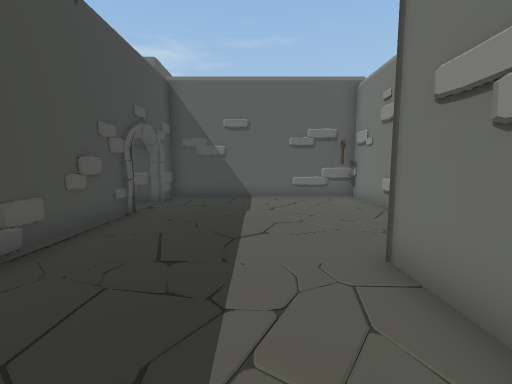
[1] (above)

14 first-person views from a walk through a Unity game level. The camera is 1.4 m above the floor, tilts 6° down and sees 90° across. Doors are open. The floor is counted in squares, 1 m on a side. Each view is taken from the middle of a square. On the plan, view 1 faces up. The plan holds only what a view shows up to about 13 squares ahead; the rest is blank. The place goes on beyond the plan. The player character is not drawn.

[2]
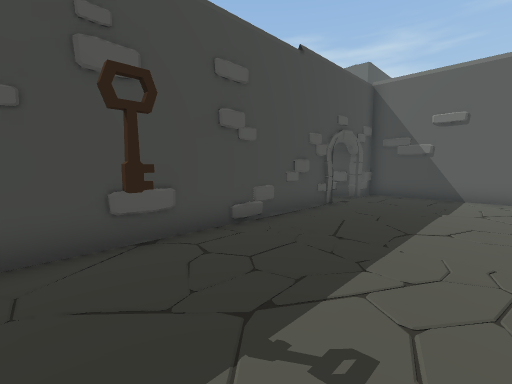

[3]
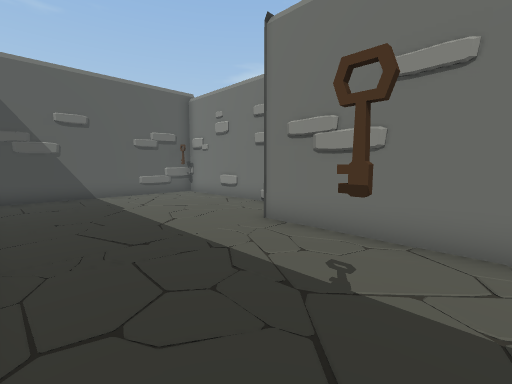

[4]
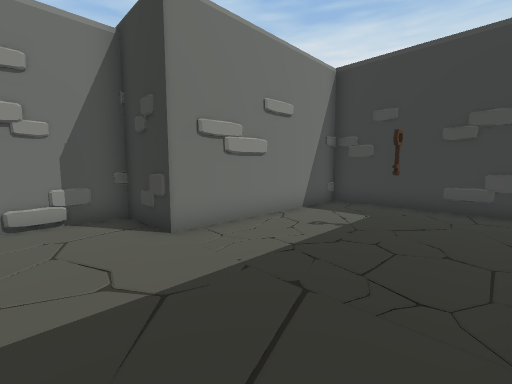

[5]
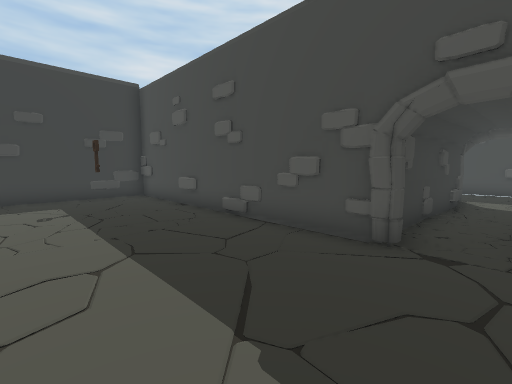

[6]
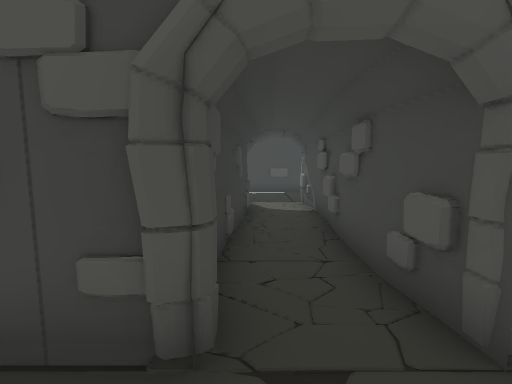

[7]
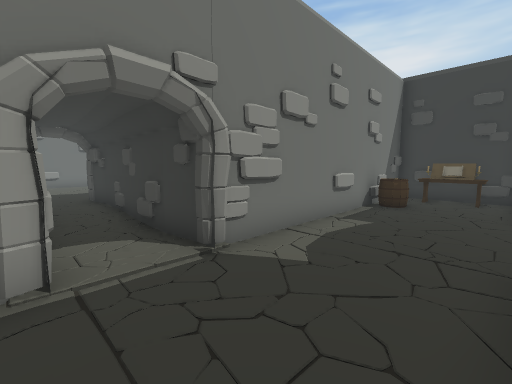

[8]
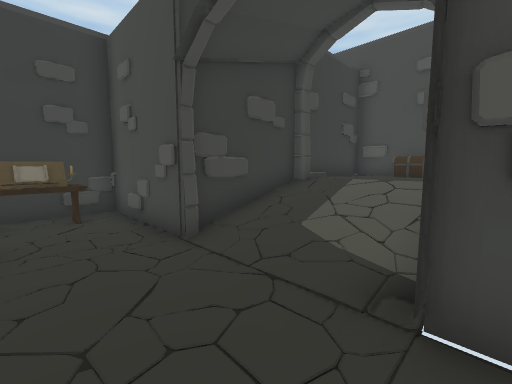

[9]
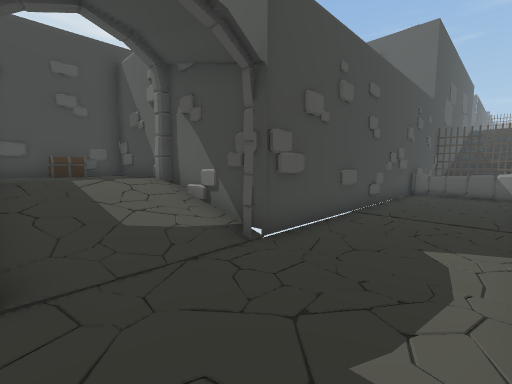

[10]
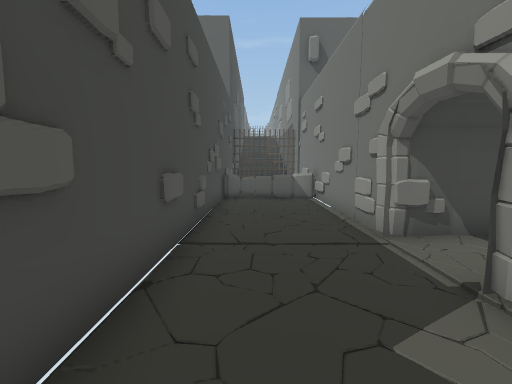

[11]
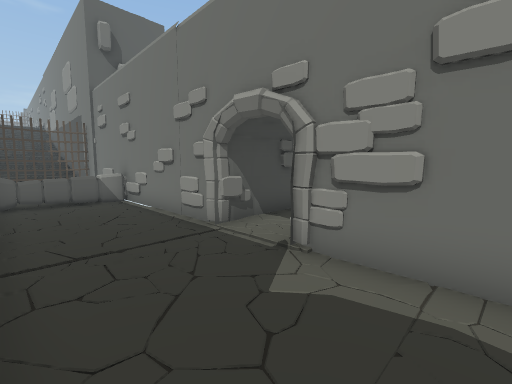

[12]
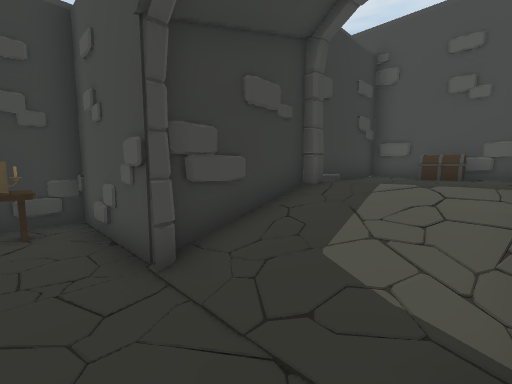

[13]
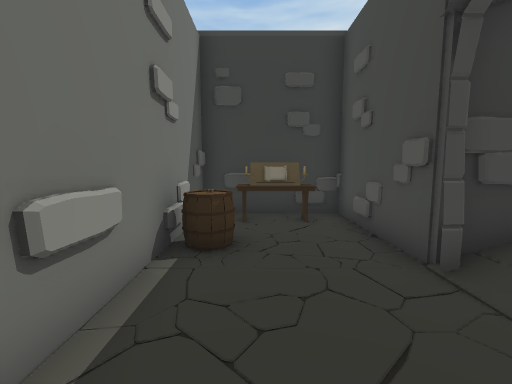

[14]
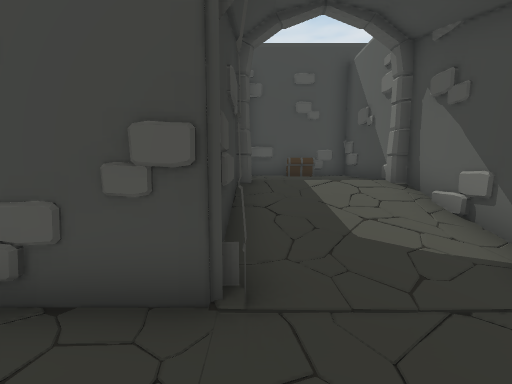

### Floor plan
Key: @ floor where view 1 was taken; # wall or solid block; . main floor; : floor 1 m higher than the main floor; / step, stairs or slope; D open door; O other object.
Columns run from 23 left of view 1 to 5 right of it. Each row starts with its distance up from view 1.
 18            ##
 17         #.  #
 16         OOOO#
 15        #....#
 14        #....#
 13        #....#
 12        #....#      #########
 11        #....#      #.......##
 10        #....########........#
  9        #...........D........#
  8        #.....##....D........#
  7        #....########........#
  6 ########....#      #........#
  5 #::DO// ....#      #........#
  4 #O:DD   ....#      #........#
  3 #::DD   ....#      #.....####
  2 #::DO///....#      #.....#
  1 ########...O#      #.....#
  0        #....#      #...@.#
 -1        #.OO.#      #.....#
 -2        #....#      #.....#
 -3        ######      #######

Positions as (right, up) in squares from view 1, and headings:
1: (0, 0), facing up
2: (1, -1), facing up-left
3: (-3, -1), facing up-right
4: (-3, 6), facing down-right
5: (1, 9), facing down-left
6: (-2, 8), facing left
7: (-15, 10), facing down-right
8: (-13, 6), facing down-left
9: (-12, 2), facing up-left
10: (-14, 5), facing up
11: (-15, 5), facing up-right
12: (-14, 5), facing down-left
13: (-13, 5), facing down
14: (-13, 2), facing left
